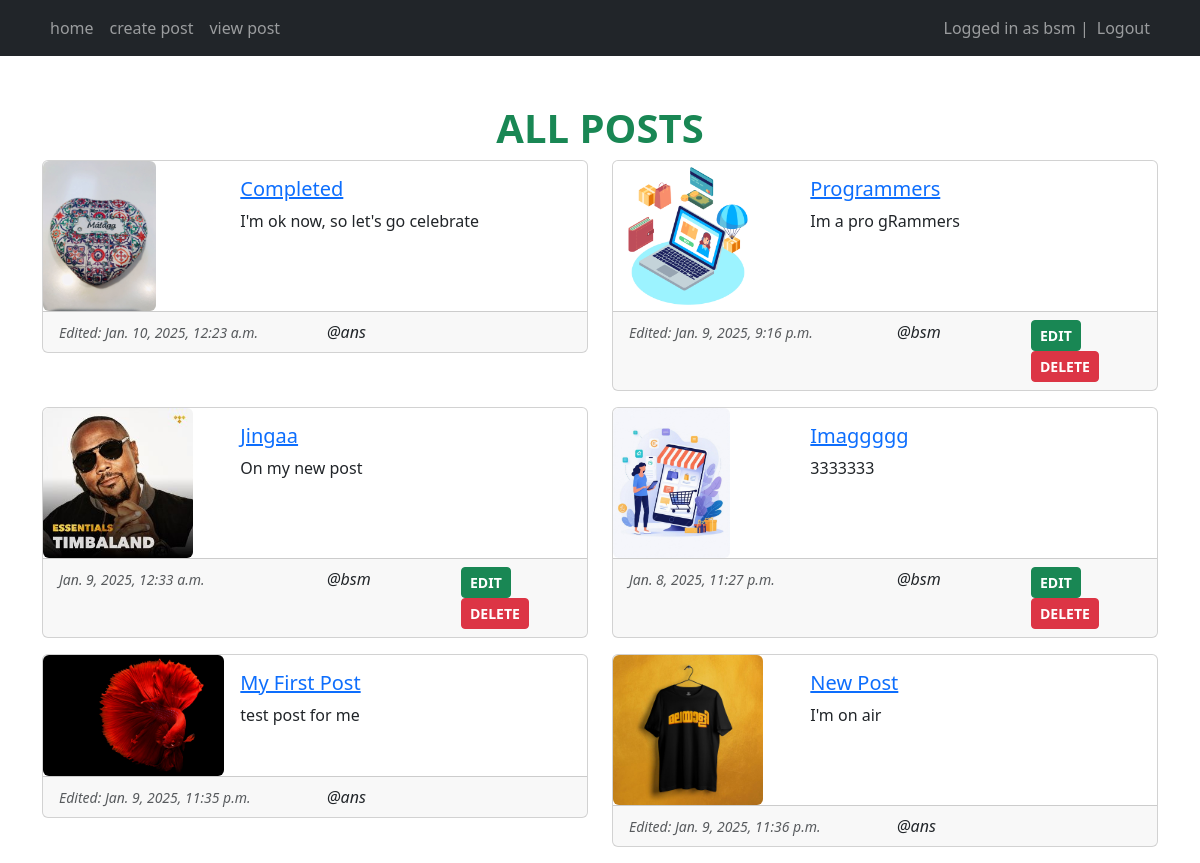
Screenshot of /post/list/ (signed in) with the database file from the repository.
### main/models.py (models this page shows, shortened)
class Post(models.Model):
    author = models.ForeignKey(User, on_delete=models.CASCADE)
    title = models.CharField(max_length=200)
    post = models.TextField()
    image = models.ImageField(upload_to="uploads/", blank=True, null=True)
    created_at = models.DateTimeField(auto_now_add=True)
    updated_at = models.DateTimeField(auto_now=True)

### main/views.py (the view)
# urls.py: path('post/list/', views.listpost, name='listpost'),
@login_required(login_url='/login')
def listpost(request):
    posts = Post.objects.all().order_by('-created_at')
    return render(request, 'main/listpost.html', {'posts':posts})

### main/templates/main/listpost.html (shortened to what this page needs)
{% extends 'main/home.html' %}
{% block content %}
<div class="pt-5">
    <h2 class="text-center text-uppercase fw-bold fs-1 text-success">All posts</h2>
    <div class="row">
        {% for post in posts %}
        <div class="col-sm-6 mb-3 mb-sm-0">
            <div class="card mb-3">
                <div class="row g-0">
                    {% if post.image %}
                    <div class="col-md-4">
                        <img src="{{ post.image.url }}" class="img-fluid rounded" alt="{{ post.title }}-image" style="max-height:150px;">
                    </div>
                    {% endif %}
                    <div class="col-md-8">
                        <div class="card-body">
                            <a href="{% url 'viewpost' post.id %}"><h5 class="card-title text-capitalize">{{ post.title }}</h5></a>
                            <p class="card-text">{{ post.post }}</p>
                        </div>
                    </div>
                    <div class="card-footer">
                        <div class="row">
                            <div class="col-sm-6 mb-3 mb-sm-0">
                                <i class="text-center card-text">
                                    <small class="text-body-secondary">
                                        {% if post.created_at == post.updated_at %}
                                        {{ post.created_at }}
                                        {% else %}
                                        Edited: {{ post.updated_at }}
                                        {% endif %}
                                    </small>
                                </i>
                            </div>
                            {% if request.user == post.author %}
                            <div class="col-sm-3 mb-3 mb-sm-0">
                                {% else %}
                                <div class="col-sm-6 mb-3 mb-sm-0">
                                    {% endif %}
                                    <i class="card-text">@{{ post.author }}</i>
                                </div>
                                {% if request.user == post.author %}
                                <div class="col-sm-3 mb-3 mb-sm-0">
                                    <a class="btn btn-sm fw-bold btn-success text-uppercase"
                                        href="{% url 'editpost' post.id %}">edit</a>
                                    <a class="btn btn-sm fw-bold btn-danger text-uppercase"
                                        href="{% url 'deletepost' post.id %}">delete</a>
                                </div>
                                {% endif %}
                            </div>
                        </div>
                    </div>
                </div>
            </div>
            {% endfor %}
        </div>
    </div>
</div>
{% endblock %}

### main/templates/main/base.html (shortened to what this page needs)
<!doctype html>
<html lang="en">
<head>
    <link href="https://cdn.jsdelivr.net/npm/bootstrap@5.3.3/dist/css/bootstrap.min.css" rel="stylesheet"
>
</head>
<body>
    <nav class="navbar navbar-expand-lg navbar-dark bg-dark">
        <div class="container container-fluid">
            <div class="collapse navbar-collapse" id="navbarSupportedContent">
                <div>
                    <ul class="navbar-nav">
                        <li class="nav-item">
                            <a href="/" class="nav-link">home</a>
                        </li>
                        <li class="nav-item">
                            <a href="{% url 'createpost' %}" class="nav-link">create post</a>
                        </li>
                        <li class="nav-item">
                            <a href="{% url 'listpost' %}" class="nav-link">view post</a>
                        </li>
                    </ul>
                </div>
            </div>
            <div>
                <ul class="navbar-nav">
                    {% if user.is_authenticated %}
                    <span class="navbar-text hover:text-white">Logged in as {{ user.username }} | </span>
                    <li class="nav-item">
                        <form action="{% url 'logout' %}" method="post">
                            <input class="btn nav-link" type="submit" value="Logout">
                        </form>
                    </li>
                    {% else %}
                    <li class="nav-item">
                        <a href="/login" class="nav-link">login</a>
                    </li>
                    {% endif %}
                </ul>
            </div>
    </nav>
    <div class="container">
        {% block content %}
        {% endblock %}
</body>
</html>

### rows the page displays
Post: image (picture), title "Completed", post "I'm ok now, so let's go celebrate", updated_at "Jan. 10, 2025, 12:23 a.m.", author "ans"
Post: image (picture), title "Programmers", post "Im a pro gRammers", updated_at "Jan. 9, 2025, 9:16 p.m.", author "bsm", shows "EDIT"
Post: image (picture), title "Jingaa", post "On my new post", created_at "Jan. 9, 2025, 12:33 a.m.", author "bsm", shows "EDIT"
Post: image (picture), title "Imaggggg", post "3333333", created_at "Jan. 8, 2025, 11:27 p.m.", author "bsm", shows "EDIT"
Post: image (picture), title "My First Post", post "test post for me", updated_at "Jan. 9, 2025, 11:35 p.m.", author "ans"
Post: image (picture), title "New Post", post "I'm on air", updated_at "Jan. 9, 2025, 11:36 p.m.", author "ans"

### other values shown
{{ user.username }} "bsm"
